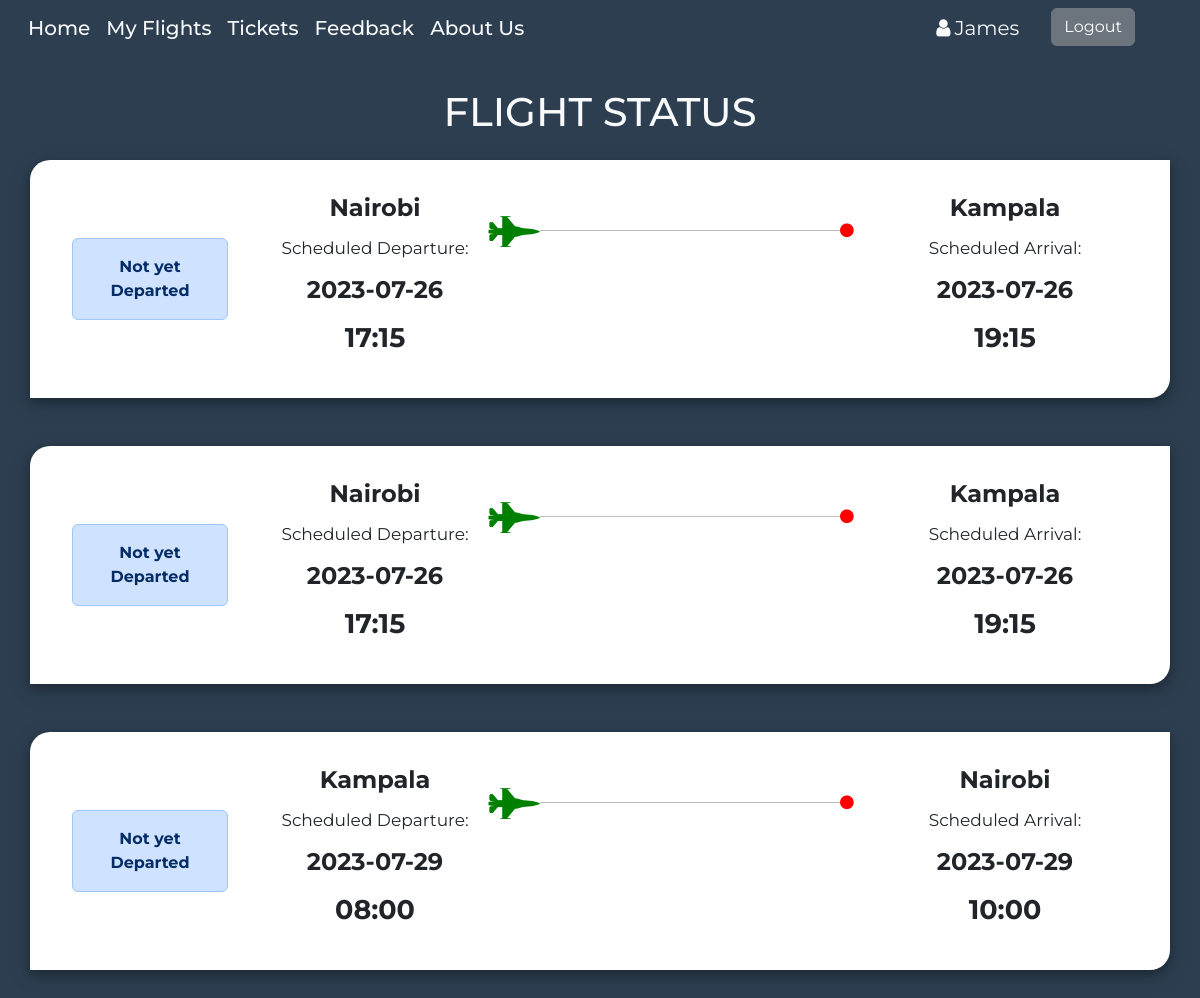
The page /my_flights.php (signed in) on the database its author committed.
### tables this page shows
CREATE TABLE `ticket` (
  `ticket_id` int(11) NOT NULL,
  `passenger_id` int(11) NOT NULL,
  `flight_id` int(11) NOT NULL,
  `user_id` int(11) NOT NULL,
  `seat_no` varchar(10) NOT NULL,
  `cost` int(11) NOT NULL,
  `class` varchar(3) NOT NULL
);

CREATE TABLE `flight` (
  `flight_id` int(11) NOT NULL,
  `admin_id` int(11) NOT NULL,
  `arrival` datetime NOT NULL,
  `departure` datetime NOT NULL,
  `destination` varchar(20) NOT NULL,
  `source` varchar(20) NOT NULL,
  `airline` varchar(20) NOT NULL,
  `seats` varchar(110) NOT NULL,
  `duration` varchar(20) NOT NULL,
  `price` int(11) NOT NULL,
  `status` varchar(6) DEFAULT NULL,
  `issue` varchar(50) DEFAULT NULL,
  `last_seat` varchar(5) DEFAULT '',
  `bus_seat` int(11) DEFAULT 20,
  `last_bus_seat` varchar(5) DEFAULT ''
);

### my_flights.php (the view, shortened to what this page needs)
<?php if(isset($_SESSION['userId'])) {
    require 'helpers/init_conn_db.php';
?>
<main>
    <div class="container">
    <h1 class="text-center text-light mt-4 mb-4">FLIGHT STATUS</h1>
    <?php
    $sql_t = 'SELECT * FROM ticket WHERE user_id=?';
    $stmt_t = mysqli_stmt_init($conn);
    if(!mysqli_stmt_prepare($stmt_t,$sql_t)) {
        header('Location: ticket.php?error=sqlerror');
        exit();
    } else {
        mysqli_stmt_bind_param($stmt_t,'i',$_SESSION['userId']);
        mysqli_stmt_execute($stmt_t);
        $result_t = mysqli_stmt_get_result($stmt_t);
        while($row_t = mysqli_fetch_assoc($result_t)) {
            $sql = 'SELECT * FROM passenger_profile WHERE passenger_id=?';
            $stmt = mysqli_stmt_init($conn);
            if(!mysqli_stmt_prepare($stmt,$sql)) {
                header('Location: my_flights.php?error=sqlerror');
                exit();
            } else {
                mysqli_stmt_bind_param($stmt,'i',$row_t['passenger_id']);
                mysqli_stmt_execute($stmt);
                $result = mysqli_stmt_get_result($stmt);
                if ($row = mysqli_fetch_assoc($result)) {
                    $sql_f = 'SELECT * FROM flight WHERE flight_id=? ';
                    $stmt_f = mysqli_stmt_init($conn);
                    if(!mysqli_stmt_prepare($stmt_f,$sql_f)) {
                        header('Location: my_flights.php?error=sqlerror');
                        exit();
                    } else {
                        mysqli_stmt_bind_param($stmt_f,'i',$row_t['flight_id']);
                        mysqli_stmt_execute($stmt_f);
                        $result_f = mysqli_stmt_get_result($stmt_f);
                        if($row_f = mysqli_fetch_assoc($result_f)) {
                            $date_time_dep = $row_f['departure'];
                            $date_dep = substr($date_time_dep,0,10);
                            $time_dep = substr($date_time_dep,10,6) ;
                            $date_time_arr = $row_f['arrival'];
                            $date_arr = substr($date_time_arr,0,10);
                            $time_arr = substr($date_time_arr,10,6) ;
                            if($row_f['status'] === '') {
                                $status = "Not yet Departed";
                                $alert = 'alert-primary';
                            } else if($row_f['status'] === 'dep') {
                                $status = "Departed";
                                $alert = 'alert-info';
                            } else if($row_f['status'] === 'issue') {
                                $status = "Delayed";
                                $alert = 'alert-danger';
                            } else if($row_f['status'] === 'arr') {
                                $status = "Arrived";
                                $alert = 'alert-success';
                            }
                            echo '
                            <div class="row out mb-5 ">
                                <div class="col-md-4 order-lg-3 order-md-1"> ';
                                if($row_f['status'] === 'arr') {
                                    echo '
                                    <div class="row">
                                        <div class="col-1 p-0 m-0">
                                            <i class="fa fa-circle mt-4 text-success"
                                                style="float: right;"></i>
                                        </div>
                                        <div class="col-10 p-0 m-0 mt-3" style="float: right;">
                                            <hr class="bg-success">
                                        </div>
                                        <div class="col-1 p-0 m-0">
                                            <i class="fa fa-2x fa-fighter-jet mt-3 text-success"
                                                ></i>
                                        </div>
                                    </div>
                                    ';
                                } else {
                                    echo '
                                    <div class="row">
                                        <div class="col-1 p-0 m-0">
                                            <i class="fa fa-3x fa-fighter-jet mt-3"
                                                style="float: right; color: green;"></i>
                                        </div>
                                        <div class="col-10 p-0 m-0 mt-4" style="float: right;">
                                            <hr style="color: black;">
                                        </div>
                                        <div class="col-1 p-0 m-0 mt-2">
                                            <i class="fa fa-circle mt-4"
                                                style="color: red;"></i>
                                        </div>
                                    </div>
                                    ';
                                }
                                    echo '
                                </div>
                                <div class="col-md-3 col-6 order-md-2 pl-0 text-center
                                    order-lg-2 card-dep">
                                    <p class="city fw-bold">'.$row_f['source'].'</p>
                                    <p class="stat">Scheduled Departure:</p>
                                    <p class="date fw-bold">'.$date_dep.'</p>
                                    <p class="time fw-bold">'.$time_dep.'</p>
                                </div>
                                <div class="col-md-3 col-6 order-md-4 pr-0 text-center
                                    order-lg-4 card-arr"
                                    style="float: right;">
                                    <p class="city fw-bold">'.$row_f['destination'].'</p>
                                    <p class="stat">Scheduled Arrival:</p>
                                    <p class="date fw-bold">'.$date_arr.'</p>
                                    <p class="time fw-bold">'.$time_arr.'</p>
                                </div>
                                <div class="col-lg-2 order-md-12">
                                    <div class="alert '.$alert.' mt-5 text-center"
                                        role="alert">
                                        '.$status.'
                                    </div>
                                </div>
                            </div> ';
                        }
                    }
                }
            }
        }
    }
    ?>
</div>
</main>
<?php } ?>

### sub-views/header.php (style rules this page uses)
body { font-family: 'Montserrat', sans-serif; background: #2c3e50; }

### my_flights.php (style rules this page uses)
div.out { padding: 30px; box-shadow: 0 4px 8px 0 rgba(0, 0, 0, 0.2), 0 6px 20px 0 rgba(0, 0, 0, 0.19); border-top-left-radius: 20px; border-bottom-right-radius: 20px; }
p { margin-bottom: 10px; }
.city { font-size: 24px; }
.row { background-color: white; }
.alert { font-weight: bold; }
.date { font-size: 24px; }
.time { font-size: 27px; }
.stat { font-size: 17px; }
h1 { font-size: 40px !important; margin-bottom: 20px; }

### rows shown on the page
ticket: flight.source "Nairobi", flight.departure "2023-07-26", flight.departure "17:15", flight.destination "Kampala", flight.arrival "2023-07-26", flight.arrival "19:15", flight.status "Not yet Departed"
ticket: flight.source "Nairobi", flight.departure "2023-07-26", flight.departure "17:15", flight.destination "Kampala", flight.arrival "2023-07-26", flight.arrival "19:15", flight.status "Not yet Departed"
ticket: flight.source "Kampala", flight.departure "2023-07-29", flight.departure "08:00", flight.destination "Nairobi", flight.arrival "2023-07-29", flight.arrival "10:00", flight.status "Not yet Departed"

### other values the page prints
$_SESSION['userUid'] "James"
